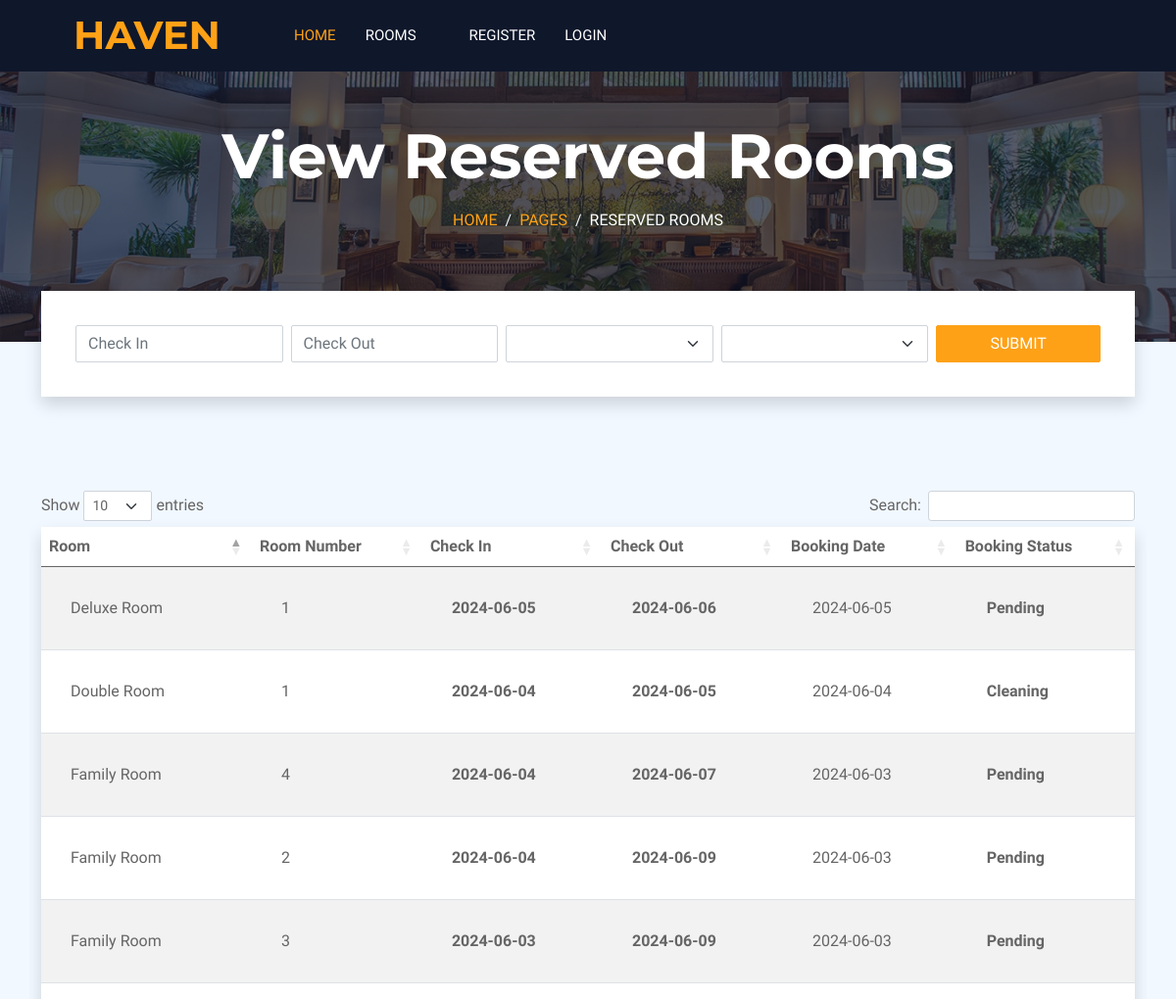
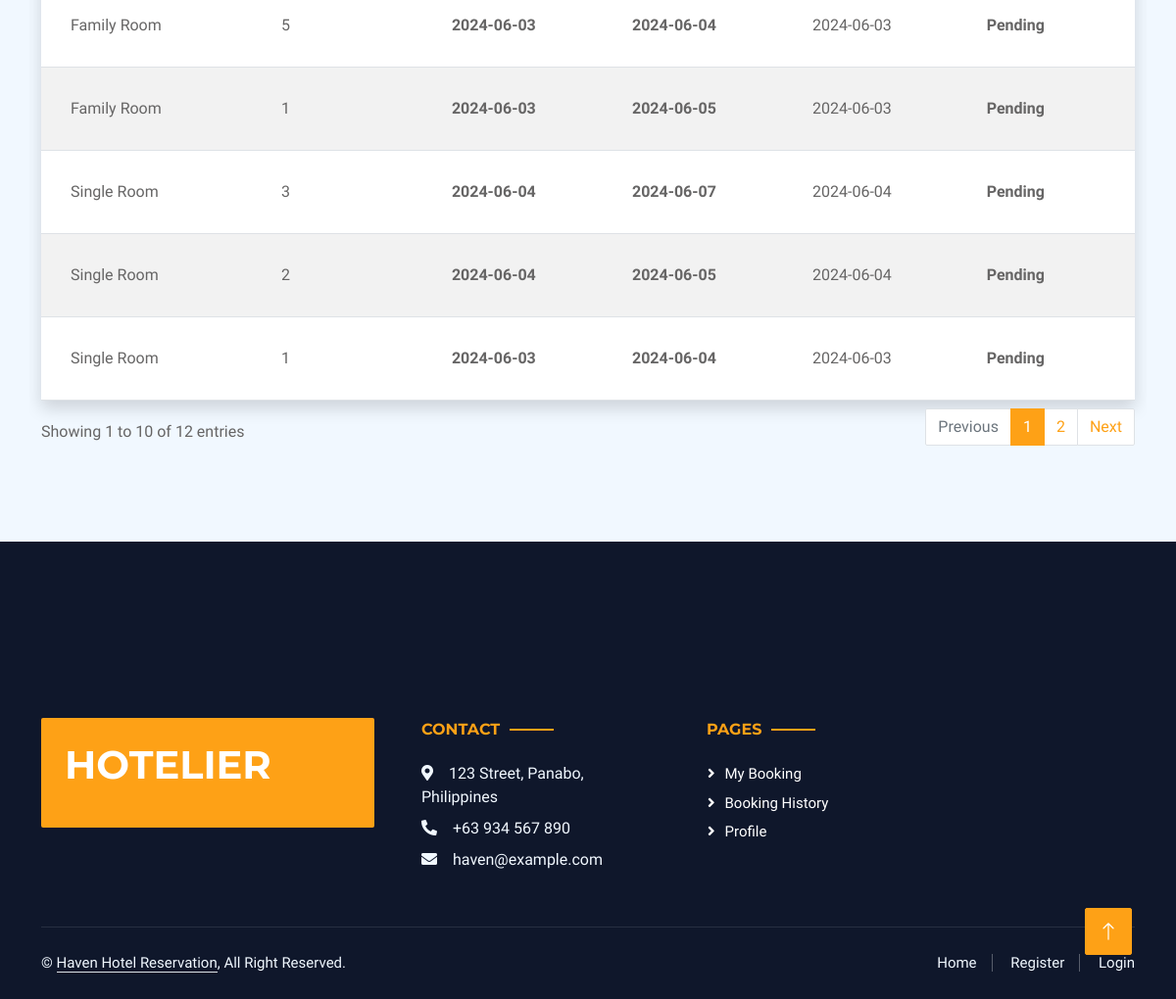
Screenshot of /view-reserved.php with the database file from the repository (2 pictures, top to bottom).
### tables this page shows
CREATE TABLE `booking` (
  `id` int(11) NOT NULL,
  `room_id` int(11) NOT NULL,
  `user_id` int(11) NOT NULL,
  `check_in` date NOT NULL,
  `check_out` date NOT NULL,
  `check_in_time` time NOT NULL DEFAULT '14:00:00',
  `check_out_time` time NOT NULL DEFAULT '12:00:00',
  `booking_date` date NOT NULL DEFAULT current_timestamp(),
  `total_price` double NOT NULL,
  `booking_status` varchar(150) NOT NULL DEFAULT 'Pending',
  `payment_status` enum('Pending','Completed','Canceled','') NOT NULL DEFAULT 'Pending',
  `guest_count` int(11) NOT NULL
);

CREATE TABLE `room_type` (
  `id` int(11) NOT NULL,
  `room_type` varchar(255) NOT NULL,
  `description` varchar(255) NOT NULL,
  `bed` int(11) NOT NULL,
  `bathroom` int(11) NOT NULL,
  `floor` int(11) NOT NULL,
  `price` double NOT NULL,
  `capacity_adult` int(11) NOT NULL,
  `capacity_children` int(11) NOT NULL,
  `max_capacity` int(11) NOT NULL,
  `rating` int(11) NOT NULL,
  `image` varchar(255) NOT NULL
);

CREATE TABLE `room` (
  `id` int(11) NOT NULL,
  `room_type` int(11) NOT NULL,
  `room_number` int(11) NOT NULL,
  `availability` enum('Available','Not Available','','') NOT NULL
);

### view-reserved.php (the view, shortened to what this page needs)
<?php
    require_once('./db/dbConnection.php');
    $sql = "SELECT booking.*, room_type.room_type, room.room_number FROM booking INNER JOIN room ON booking.room_id = room.id INNER JOIN room_type ON room.room_type = room_type.id ORDER BY booking.booking_date DESC";
    $query = $conn->query($sql);
 ?>
 <!DOCTYPE html>
<html lang="en">
<head>
    <link href="https://cdnjs.cloudflare.com/ajax/libs/font-awesome/5.10.0/css/all.min.css" rel="stylesheet">
    <link href="https://cdn.jsdelivr.net/npm/bootstrap-icons@1.4.1/font/bootstrap-icons.css" rel="stylesheet">
    <link href="lib/animate/animate.min.css" rel="stylesheet">
    <link href="lib/owlcarousel/assets/owl.carousel.min.css" rel="stylesheet">
    <link href="lib/tempusdominus/css/tempusdominus-bootstrap-4.min.css" rel="stylesheet" />
    <link href="css/bootstrap.min.css" rel="stylesheet">
    <link href="css/style.css" rel="stylesheet">
    <link rel="stylesheet" href="https://cdn.datatables.net/1.13.7/css/dataTables.bootstrap5.min.css">
</head>
<body>
        <?php
            include('header.php');
        ?>
        <div class="container-fluid page-header mb-5 p-0" style="background-image: url(img/carousel-1.jpg);">
            <div class="container-fluid page-header-inner py-5">
                <div class="container text-center pb-5">
                    <h1 class="display-3 text-white mb-3 animated slideInDown">View Reserved Rooms</h1>
                    <nav aria-label="breadcrumb">
                        <ol class="breadcrumb justify-content-center text-uppercase">
                            <li class="breadcrumb-item"><a href="#">Home</a></li>
                            <li class="breadcrumb-item"><a href="#">Pages</a></li>
                            <li class="breadcrumb-item text-white active" aria-current="page">Reserved Rooms</li>
                        </ol>
                    </nav>
                </div>
            </div>
        </div>
        <?php
            include('search.php');
        ?>
        <div class="container-xxl py-5 mb-5">
            <div class="container table-responsive">
                <table id="table1" class="table table-striped bg-white shadow" style="width: 100%;">
                    <thead>
                        <tr>
                            <th>Room</th>
                            <th>Room Number</th>
                            <th>Check In</th>
                            <th>Check Out</th>
                            <th>Booking Date</th>
                            <th>Booking Status</th>
                        </tr>
                    </thead>
                    <tbody>
                        <?php
                            while($row = $query->fetch_assoc()){
                        ?>
                                <tr>
                                    <td> <?php echo $row['room_type']; ?> </td>
                                    <td> <?php echo $row['room_number']; ?> </td>
                                    <td><b> <?php echo $row['check_in']; ?> </b></td>
                                    <td><b> <?php echo $row['check_out']; ?> </b></td>
                                    <td> <?php echo $row['booking_date']; ?> </td>
                                    <td><b> <?php echo $row['booking_status']; ?> </b></td>
                                </tr>
                        <?php
                            }
                        ?>
                    </tbody>
                </table>
            </div>
        </div>
        <?php
            include('footer.php');
        ?>
        <a href="#" class="btn btn-lg btn-primary btn-lg-square back-to-top"><i class="bi bi-arrow-up"></i></a>
</body>
</html>

### css/style.css (style rules this page uses)
:root { --primary: #FEA116; --light: #F1F8FF; --dark: #0F172B; }
.back-to-top { position: fixed; display: none; right: 45px; bottom: 45px; z-index: 99; }
.btn { font-weight: 500; text-transform: uppercase; transition: .5s; }
.btn.btn-primary, .btn.btn-secondary { color: #FFFFFF; }
.btn-lg-square { width: 48px; height: 48px; }
.btn-square, .btn-sm-square, .btn-lg-square { padding: 0; display: flex; align-items: center; justify-content: center; font-weight: normal; border-radius: 2px; }
.page-header { background-position: center center; background-repeat: no-repeat; background-size: cover; }
.page-header-inner { background: rgba(15, 23, 43, .7); }
.breadcrumb-item + .breadcrumb-item::before { color: var(--light); }

### view-reserved.php (style rules this page uses)
table td { padding: 30px !important; }

### rows the page displays
booking: room_type.room_type "Deluxe Room", room.room_number "1", check_in "2024-06-05", check_out "2024-06-06", booking_date "2024-06-05", booking_status "Pending"
booking: room_type.room_type "Single Room", room.room_number "3", check_in "2024-06-04", check_out "2024-06-07", booking_date "2024-06-04", booking_status "Pending"
booking: room_type.room_type "Double Room", room.room_number "1", check_in "2024-06-04", check_out "2024-06-05", booking_date "2024-06-04", booking_status "Cleaning"
booking: room_type.room_type "Single Room", room.room_number "2", check_in "2024-06-04", check_out "2024-06-05", booking_date "2024-06-04", booking_status "Pending"
booking: room_type.room_type "Family Room", room.room_number "4", check_in "2024-06-04", check_out "2024-06-07", booking_date "2024-06-03", booking_status "Pending"
booking: room_type.room_type "Family Room", room.room_number "2", check_in "2024-06-04", check_out "2024-06-09", booking_date "2024-06-03", booking_status "Pending"
booking: room_type.room_type "Family Room", room.room_number "3", check_in "2024-06-03", check_out "2024-06-09", booking_date "2024-06-03", booking_status "Pending"
booking: room_type.room_type "Family Room", room.room_number "5", check_in "2024-06-03", check_out "2024-06-04", booking_date "2024-06-03", booking_status "Pending"
booking: room_type.room_type "Single Room", room.room_number "1", check_in "2024-06-03", check_out "2024-06-04", booking_date "2024-06-03", booking_status "Pending"
booking: room_type.room_type "Family Room", room.room_number "1", check_in "2024-06-03", check_out "2024-06-05", booking_date "2024-06-03", booking_status "Pending"
